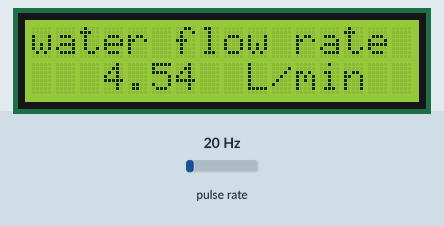
Recording of a program running on a simulated ESP32. Shown: 16×2 character LCD. Wiring (inferred from the names in the program): pulse sensor: data GPIO 27. Inputs (shaded band) come from the test bench; at power-on: pulse rate 20 Hz. WiFi joins after 1.5 s; servers stay silent unless stated; random numbers use the default seed unless the program sets one; no MQTT or app messages arrive unless stated; what the program prints to the serial monitor is not drawn.

Above: at 4.8 s.
4.9 s: pulse rate (sensor on GPIO 27) set to 4 Hz
At 6.6 s:
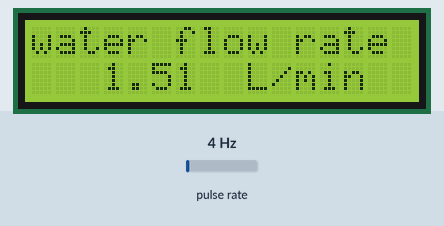
7.9 s: pulse rate (sensor on GPIO 27) set to 50 Hz
At 9.6 s:
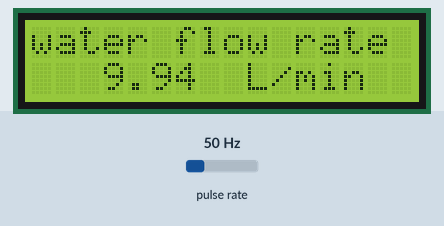
10.9 s: pulse rate (sensor on GPIO 27) set to 100 Hz
At 12.6 s:
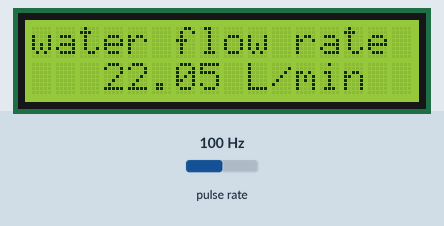
Timing chart, 0 to 14.1 s (numbered marks = the images above; inputs shaded):
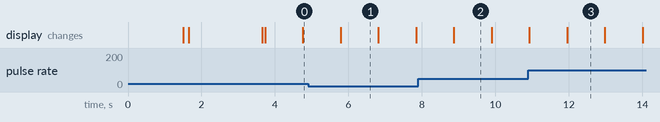

The program:

main.cpp
```cpp
#include <Arduino.h>
#include <PubSubClient.h>
#include <WiFi.h>
#include <ArduinoJson.h>
#include <Wire.h>
#include <LiquidCrystal_I2C.h>


LiquidCrystal_I2C lcd(0x27,16,2);

// #define LED_BUILTIN 2
#define SENSOR 27

char *const ssid = "phamtan";
char *const passwd = "tanmach2";
char *const mqtt_server = "test.mosquitto.org";
String clientId = "ESP32-" + String(random(100), HEX);

WiFiClient esp32Client;
PubSubClient mqttClient(esp32Client);

long currentMillis = 0;
long timeDayCounter = 0;
long timeInDayCounter = 0;
long timeMonthCounter = 0;
long previousMillis = 0;
int interval = 1000;
boolean ledState = LOW;
float calibrationFactor = 4.5;
volatile byte pulseCount;
byte pulse1Sec = 0;
float flowRate;
unsigned int flowMilliLitres;
float dataDay;
float dataMonth;
float dataInDay;
float totaldataInDay = 0;
float totaldataDay = 0;
float totalMilliLitres = 0;


// reconnect wifi khi ket noi bi ngat
void reconnecMQTT() {
  Serial.print("reconnect MQTT");
  while(!mqttClient.connect(clientId.c_str())) {
    Serial.println("Try connect to MQTT...");
    if(mqttClient.connect(clientId.c_str())){
      Serial.print("connected to mqtt success");
    }
  }
}


void getDataInfo(){

  currentMillis = millis();
  if (currentMillis - previousMillis > interval)
  {
    pulse1Sec = pulseCount;
    pulseCount = 0;

    flowRate = ((1000.0 / (millis() - previousMillis)) * pulse1Sec) / calibrationFactor;
    previousMillis = millis();
    flowMilliLitres = (flowRate / 60) * 1000;

    dataInDay += flowMilliLitres;

    // Print the flow rate for this second in litres / minute
    Serial.print("Flow rate: ");
    Serial.print(flowRate);  // Print the integer part of the variable
    Serial.print("L/min");
    Serial.println("\t");       // Print tab space
    // Print the cumulative total of litres flowed since starting

    lcd.setCursor(0,0);
    lcd.print("water flow rate");
    lcd.setCursor(3,1);
    lcd.print(flowRate);
    lcd.setCursor(9,1);
    lcd.print("L/min");


  }

  if (currentMillis - timeInDayCounter == 30000)
  {
    Serial.print("Output dataInDay: ");
    Serial.print(dataInDay);
    Serial.print("mL / ");
    Serial.print(dataInDay / 1000);
    Serial.println("L");
    timeInDayCounter = currentMillis;
    totaldataInDay += dataInDay;
    // pulishData();
    StaticJsonBuffer<200> jsonBuffer;
    JsonObject& jsonWaterFlow = jsonBuffer.createObject();
    jsonWaterFlow["data_in_day"] = dataInDay;
    jsonWaterFlow["data_day"] = dataDay;
    jsonWaterFlow["data_month"] = dataMonth;
    jsonWaterFlow["device_time"] = millis();
    jsonWaterFlow["serial"] = "123";

    char bufferWaterFlow[200];
    jsonWaterFlow.printTo(bufferWaterFlow, sizeof(bufferWaterFlow));
    mqttClient.publish("waterFlow", bufferWaterFlow);
  }

  if (currentMillis - timeDayCounter == 70000)
  {
    dataDay = totaldataInDay;
    Serial.print("Output dataDay: ");
    Serial.print(dataDay);
    Serial.print("mL / ");
    Serial.print(dataDay / 1000);
    Serial.println("L");
    timeDayCounter = currentMillis;
    totaldataDay += dataDay;
  }

  if (currentMillis - timeMonthCounter== 140000)
  {
    dataMonth = totaldataDay;
    Serial.print("Output DataMonth: ");
    Serial.print(dataMonth);
    Serial.print("mL / ");
    Serial.print(dataMonth / 1000);
    Serial.println("L");
    timeMonthCounter = currentMillis;
  }


}


void IRAM_ATTR pulseCounter()
{
  pulseCount++;
}


void setup()
{
  Serial.begin(115200);
  Serial.print("connecting to wifi...");
  Serial.print(ssid);
  WiFi.begin(ssid,passwd);
  while(WiFi.status() != WL_CONNECTED) {
    delay(500);
    Serial.print(".");
  }
  Serial.print(WiFi.localIP());
  mqttClient.setServer(mqtt_server, 1883);

  // pinMode(LED_BUILTIN, OUTPUT);
  pinMode(SENSOR, INPUT_PULLUP);
  lcd.begin(16,2);
  lcd.init();
  lcd.backlight();
  lcd.setCursor(0,0);
  lcd.print("connecting wifi..");
  lcd.setCursor(3,1);
  lcd.print(ssid);
  delay(2000);

  pulseCount = 0;
  flowRate = 0.0;
  flowMilliLitres = 0;
  dataDay= 0;
  dataInDay = 0;
  dataMonth = 0;
  previousMillis = 0;
  totalMilliLitres = 0;
  lcd.clear();

  digitalWrite(SENSOR, HIGH);
  attachInterrupt(digitalPinToInterrupt(SENSOR), pulseCounter, FALLING);

}


void loop()
{
  //kiem tra connect wifi
  if (!mqttClient.connect(clientId.c_str())){
    reconnecMQTT();
  }

  mqttClient.loop();

  getDataInfo();

}
```

Measured:
- what the display in image 1 shows lasts 1.0 s, from 5.8 s to 6.8 s
